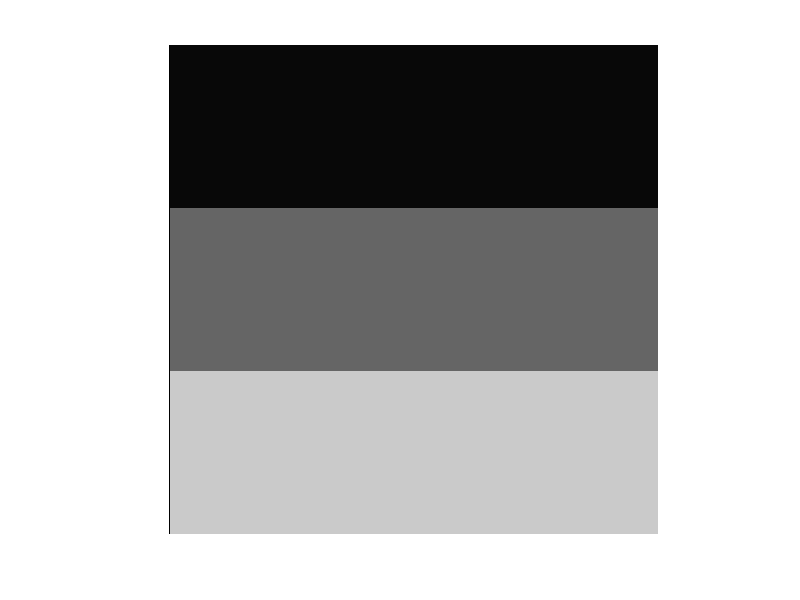
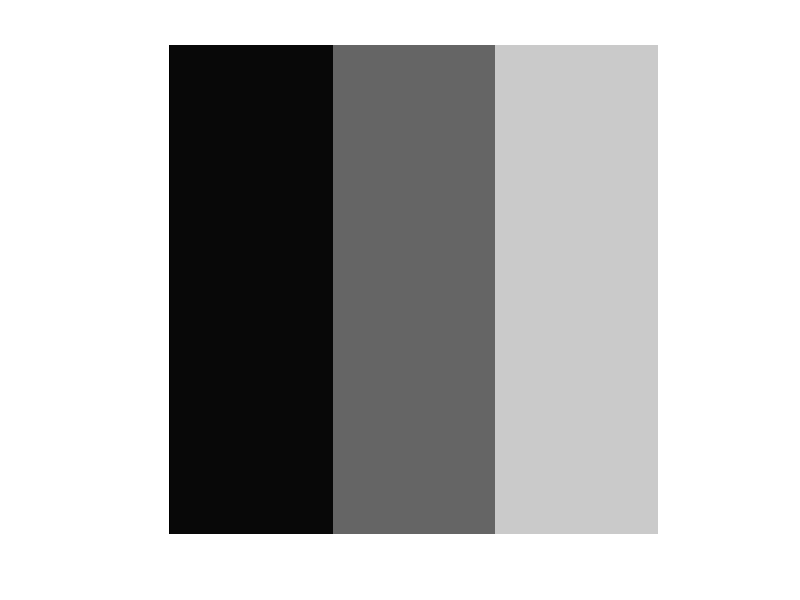

The MATLAB script that drew these images, in order:
%%
clear;
image = zeros(100, 100, 3);
depth = zeros(100, 100);

for i = 1:20
    for j = 1:60
        image(i, j, :) = [100, 0, 0];
        depth(i, j) = 1;
    end
end

for i = 21:40
    for j = 1:60
        image(i, j, :) = [0, 100, 0];
        depth(i, j) = 10;
    end
end

for i = 41:60
    for j = 1:60
        image(i, j, :) = [0, 0, 100];
        depth(i, j) = 50;
    end
end

for i = 61:80
    for j = 1:60
        image(i, j, :) = [100, 100, 0];
        depth(i, j) = 100;
    end
end

for i = 81:100
    for j = 1:60
        image(i, j, :) = [0, 100, 100];
        depth(i, j) = 150;
    end
end

for i = 1:50
    for j = 61:100
        image(i, j, :) = [100, 0, 100];
        depth(i, j) = 200;
    end
end

for i = 50:100 % this is a feature, not a bug
    for j = 61:100
        image(i, j, :) = [100, 100, 100];
        depth(i, j) = 250;
    end
end

image = uint8(rgb2gray(image/256.0)*256);

figure(1);
imshow(image); 
imwrite(image,'test_image.png', 'png')

figure(2);
depth = uint8(depth);
imshow(depth);
imwrite(depth,'test_depth.png', 'png')

%%
clear;
image = uint8(zeros(27,5));
depth = image;

image(1:9+1,:) = 100;
image(10+1:18,:) = 0;
image(19:end,:) = 0;

depth(1:9,:) = 100;
depth(10:18-1,:) = 100;
depth(19-1:end,:) = 200;

figure(1);
imshow(image);
imwrite(image, 'test_image2.png', 'png');
figure(2);
imshow(depth);
imwrite(depth, 'test_depth2.png', 'png');

%%
clear;
image = uint8(zeros(3,3));
depth = image;

image(1,:) = 10;
image(2,:) = 100;
image(3,:) = 200;

depth(:,1) = 10;
depth(:,2) = 100;
depth(:,3) = 200;

figure(1);
imshow(image);
imwrite(image, 'test_image3.png', 'png');
figure(2);
imshow(depth);
imwrite(depth, 'test_depth3.png', 'png');